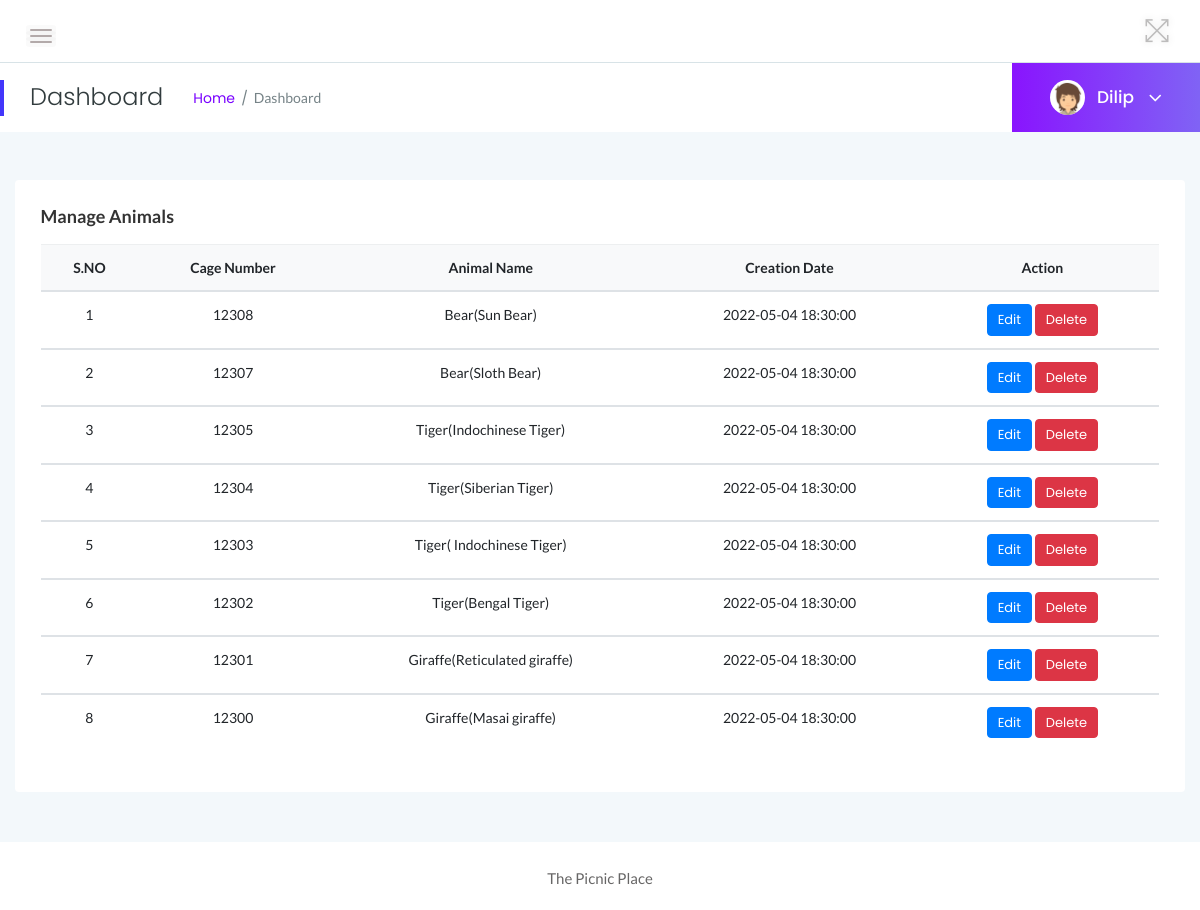
The app's page /admin/manage-animals.php (signed in) with its own data.
### tables this page shows
CREATE TABLE `tblanimal` (
  `ID` int(10) NOT NULL,
  `AnimalName` varchar(200) DEFAULT NULL,
  `CageNumber` int(10) DEFAULT NULL,
  `FeedNumber` varchar(200) DEFAULT NULL,
  `Breed` varchar(200) DEFAULT NULL,
  `AnimalImage` varchar(200) DEFAULT NULL,
  `Description` mediumtext DEFAULT NULL,
  `CreationDate` timestamp NOT NULL DEFAULT current_timestamp() ON UPDATE current_timestamp()
);

### admin/manage-animals.php (the view, shortened to what this page needs)
<?php
include('includes/dbconnection.php');
if (strlen($_SESSION['zmsaid']==0)) {
  header('location:logout.php');
  } else{
?>
<!doctype html>
<html class="no-js" lang="en">
<head>
    <link rel="stylesheet" href="assets/css/bootstrap.min.css">
    <link rel="stylesheet" href="assets/css/font-awesome.min.css">
    <link rel="stylesheet" href="assets/css/themify-icons.css">
    <link rel="stylesheet" href="assets/css/metisMenu.css">
    <link rel="stylesheet" href="assets/css/owl.carousel.min.css">
    <link rel="stylesheet" href="assets/css/slicknav.min.css">
    <link rel="stylesheet" href="https://www.amcharts.com/lib/3/plugins/export/export.css" type="text/css" media="all" />
    <link rel="stylesheet" type="text/css" href="https://cdn.datatables.net/1.10.19/css/jquery.dataTables.css">
    <link rel="stylesheet" type="text/css" href="https://cdn.datatables.net/1.10.18/css/dataTables.bootstrap4.min.css">
    <link rel="stylesheet" type="text/css" href="https://cdn.datatables.net/responsive/2.2.3/css/responsive.bootstrap.min.css">
    <link rel="stylesheet" type="text/css" href="https://cdn.datatables.net/responsive/2.2.3/css/responsive.jqueryui.min.css">
    <link rel="stylesheet" href="assets/css/typography.css">
    <link rel="stylesheet" href="assets/css/default-css.css">
    <link rel="stylesheet" href="assets/css/styles.css">
    <link rel="stylesheet" href="assets/css/responsive.css">
</head>
<body>
    <div class="page-container">
        <div class="main-content">
          <?php include_once('includes/header.php');?>
            <?php include_once('includes/pagetitle.php');?>
            <div class="main-content-inner">
                <div class="row">
                    <div class="col-12 mt-5">
                        <div class="card">
                            <div class="card-body">
                                <h4 class="header-title">Manage Animals</h4>
                                <div class="data-tables">
                <table class="table text-center">
                                        <thead class="bg-light text-capitalize">
                                            <tr>
                                                <th>S.NO</th>
                                                <th>Cage Number</th>
                                                <th>Animal Name</th>
                                                <th>Creation Date</th>
                                                <th>Action</th>
                                            </tr>
                                        </thead>
                                        <?php
$ret=mysqli_query($con,"select * from tblanimal order by ID desc");
$cnt=1;
while ($row=mysqli_fetch_array($ret)) {
?>
                                        <tbody>
          <tr data-expanded="true">
            <td><?php echo $cnt;?></td>
                  <td><?php  echo $row['CageNumber'];?></td>
                  <td><?php  echo $row['AnimalName'];?>(<?php  echo $row['Breed'];?>)</td>
                  <td><?php  echo $row['CreationDate'];?></td>
                  <td><a href="edit-animal-details.php?editid=<?php echo $row['ID'];?>" class="btn btn-primary btn-xs">Edit</a>
  <a href="manage-animals.php?id=<?php echo $row['ID']?>&del=delete" onClick="return confirm('Are you sure you want to delete?')" class="btn btn-danger btn-xs">Delete</a>
                </tr>
                <?php
$cnt=$cnt+1;
}?>
 </tbody>
                                    </table>
                                </div>
                            </div>
                        </div>
                    </div>
                </div>
            </div>
        </div>
        <?php include_once('includes/footer.php');?>
    </div>
</body>
</html>
<?php }  ?>

### admin/includes/pagetitle.php (shortened to what this page needs)
<?php
include('includes/dbconnection.php');
?>
<div class="page-title-area">
                <div class="row align-items-center">
                    <div class="col-sm-6">
                        <div class="breadcrumbs-area clearfix">
                            <h4 class="page-title pull-left">Dashboard</h4>
                            <ul class="breadcrumbs pull-left">
                                <li><a href="dashboard.php">Home</a></li>
                                <li><span>Dashboard</span></li>
                            </ul>
                        </div>
                    </div>
                    <div class="col-sm-6 clearfix">
                        <div class="user-profile pull-right">
                            <img class="avatar user-thumb" src="assets/images/author/avatar.png" alt="avatar">
                            <?php
$adid=$_SESSION['zmsaid'];
$ret=mysqli_query($con,"select AdminName from tbladmin where ID='$adid'");
$row=mysqli_fetch_array($ret);
$name=$row['AdminName'];
?>
                            <h4 class="user-name dropdown-toggle" data-toggle="dropdown"><?php echo $name; ?> <i class="fa fa-angle-down"></i></h4>
                        </div>
                    </div>
                </div>
            </div>

### admin/assets/css/styles.css (style rules this page uses)
.page-container { width: 100%; height: 100%; min-height: 100vh; padding-left: 280px; -webkit-transition: padding-left 0.3s ease 0s; transition: padding-left 0.3s ease 0s; }
.card { border: none; border-radius: 4px; background-color: #fff; -webkit-transition: all 0.3s ease 0s; transition: all 0.3s ease 0s; }
.card-body { padding: 25.6px; padding: 1.6rem; }
.main-content { width: 100%; background: #f3f8fb; }
.main-content-inner { padding: 0 30px 50px; }
.page-title-area { padding: 0 30px; background: #fff; position: relative; }
.page-title-area:before { content: ""; position: absolute; left: 0; top: 50%; width: 4px; height: 36px; background: var(--primary-color); -webkit-transform: translateY(-50%); transform: translateY(-50%); }
.page-title { font-size: 24px; font-weight: 300; color: #313b3d; letter-spacing: 0; margin-right: 30px; }
ul.breadcrumbs { margin-top: 4px; }
.breadcrumbs li { display: inline-block; }
.breadcrumbs li a, .breadcrumbs li span { display: block; font-size: 14px; font-weight: 400; color: #7801ff; letter-spacing: 0; margin-right: 16px; position: relative; }
.breadcrumbs li a:before { content: "/"; color: #768387; position: absolute; right: -13px; top: 0; }
.breadcrumbs li span { margin-right: 0; color: #768387; text-transform: capitalize; }
.user-profile { margin-right: -30px; display: -webkit-box; display: -ms-flexbox; display: flex; -webkit-box-align: center; -ms-flex-align: center; align-items: center; -ms-flex-wrap: wrap; flex-wrap: wrap; background: -webkit-linear-gradient(left, #8914fe 0%, #8063f5 100%); background: linear-gradient(to right, #8914fe 0%, #8063f5 100%); padding: 17px 38px; position: relative; }
.user-profile img.avatar { height: 35px; width: 35px; border-radius: 50%; margin-right: 12px; }
.user-name { font-size: 17px; font-weight: 500; color: #fff; letter-spacing: 0; cursor: pointer; -webkit-user-select: none; -moz-user-select: none; -ms-user-select: none; user-select: none; }
.user-name i { margin-left: 10px; font-size: 21px; vertical-align: middle; position: relative; }
.notification-area .dropdown-toggle, .user-name.dropdown-toggle { position: relative; }
.notification-area .dropdown-toggle:after, .user-name.dropdown-toggle:after { display: none; }
.header-title { font-family: "Lato", sans-serif; font-size: 18px; font-weight: 600; letter-spacing: 0; color: #333; text-transform: capitalize; margin-bottom: 17px; }
.btn { padding: 11px 17px; font-size: 13px; letter-spacing: 0; }
.btn-xs { padding: 5px 10px; }
table tr th { border-bottom: none; }
table tr th, table tr td { border-top: 1px solid rgba(120, 130, 140, 0.13) !important; }

### admin/assets/css/responsive.css (style rules this page uses)
@media (min-width: 1200px) and (max-width: 1364px) { .main-content-inner { padding: 0 15px 50px; } }
@media (min-width: 1200px) and (max-width: 1364px) { .page-container, .sbar_collapsed.page-container { padding-left: 0; } }

### records on screen
tblanimal: CageNumber "12308", AnimalName "Bear", Breed "Sun Bear", CreationDate "2022-05-04 18:30:00"
tblanimal: CageNumber "12307", AnimalName "Bear", Breed "Sloth Bear", CreationDate "2022-05-04 18:30:00"
tblanimal: CageNumber "12305", AnimalName "Tiger", Breed "Indochinese Tiger", CreationDate "2022-05-04 18:30:00"
tblanimal: CageNumber "12304", AnimalName "Tiger", Breed "Siberian Tiger", CreationDate "2022-05-04 18:30:00"
tblanimal: CageNumber "12303", AnimalName "Tiger", Breed "Indochinese Tiger", CreationDate "2022-05-04 18:30:00"
tblanimal: CageNumber "12302", AnimalName "Tiger", Breed "Bengal Tiger", CreationDate "2022-05-04 18:30:00"
tblanimal: CageNumber "12301", AnimalName "Giraffe", Breed "Reticulated giraffe", CreationDate "2022-05-04 18:30:00"
tblanimal: CageNumber "12300", AnimalName "Giraffe", Breed "Masai giraffe", CreationDate "2022-05-04 18:30:00"

### other values on screen
$name "Dilip"
